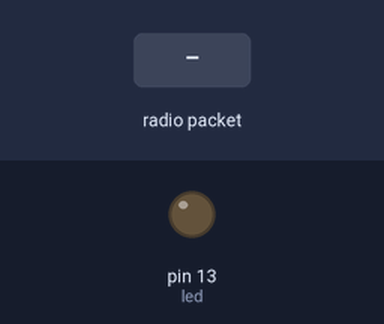
Simulated run of this sketch. Board: Arduino Uno, built with avr-gcc and run on an emulated ATmega328P. Shown: output pins drawn as LEDs (lit = HIGH). Inputs (shaded band) come from the test bench. No radio packets arrive unless stated.

Above: at 1.2 s.
1.3 s: radio packet "1" arrives
At 2.1 s:
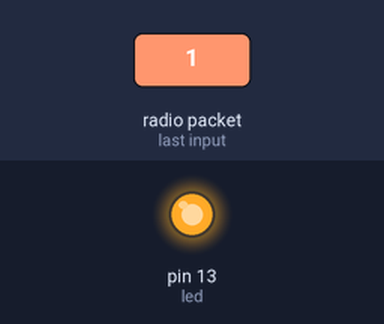
2.8 s: radio packet "0" arrives
At 3.3 s:
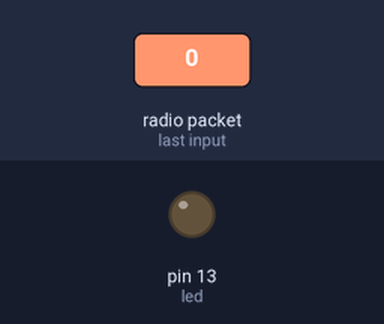
4.3 s: radio packet "2" arrives
At 5.6 s:
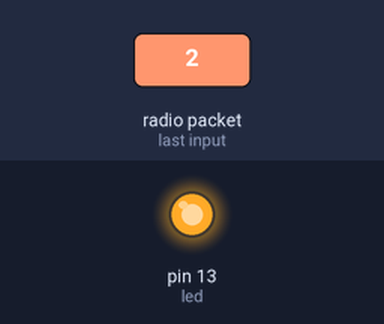
Timing chart, 0 to 7.3 s (numbered marks = the images above; inputs shaded):
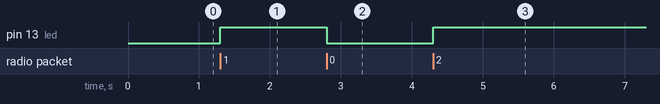

Measured:
- after the input at 1.3 s, pin 13 (led): LOW → HIGH at once
- after the input at 2.8 s, pin 13 (led): HIGH → LOW at once
- after the input at 4.3 s, pin 13 (led): LOW → HIGH at once

The sketch:

receiver_sample.ino
```cpp
// ask_receiver.pde
// -*- mode: C++ -*-
// Simple example of how to use RadioHead to receive messages
// with a simple ASK transmitter in a very simple way.
// Implements a simplex (one-way) receiver with an Rx-B1 module

#include <RH_ASK.h>
#include <SPI.h> // Not actualy used but needed to compile

RH_ASK driver;

int led = 13;
int voltage = HIGH;

void setup()
{
    Serial.begin(9600);	// Debugging only
    if (!driver.init()) {
         Serial.println("init failed");
    }

    pinMode(led, OUTPUT);
}

void loop()
{
    uint8_t buf[RH_ASK_MAX_MESSAGE_LEN];
    uint8_t buflen = sizeof(buf);


    if (driver.recv(buf, &buflen)) // Non-blocking
    {
	int i;

	// Message with a good checksum received, dump it.
	driver.printBuffer("Got:", buf, buflen);

        digitalWrite(led, voltage);

        if (voltage == HIGH) {
          voltage = LOW;
        } else {
          voltage = HIGH;
        }
    }
}
```
